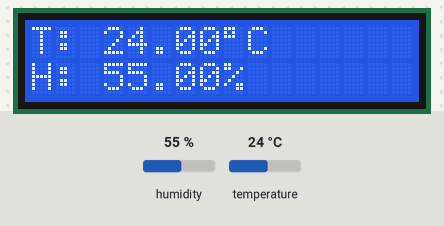
Bench run of a sketch on a simulated Arduino Uno, built with avr-gcc and run on an emulated ATmega328P. On the bench: 16×2 character LCD. The test bench sets the inputs (shaded band); at power-on: humidity 55 %, temperature 24 °C.

Above: at 2.2 s.
2.3 s: humidity set to 22 %
At 3.9 s:
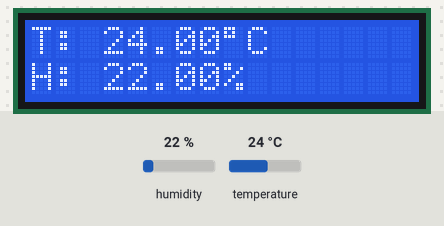
5.0 s: temperature set to 12 °C
At 6.5 s:
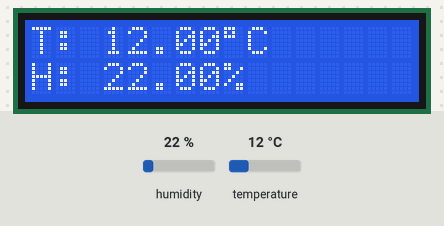
7.7 s: humidity set to 40 %
At 10.4 s:
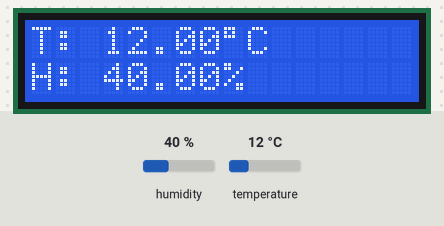
10.7 s: temperature set to 19 °C
At 11.9 s:
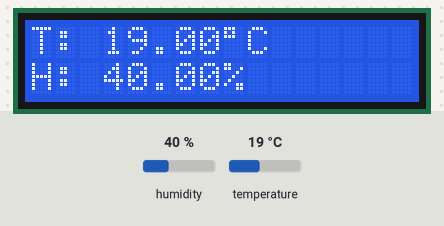
Timing chart, 0 to 13.7 s (numbered marks = the images above; inputs shaded):
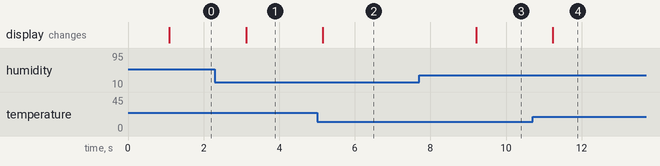

The sketch:

Exp05.ino
```cpp
#include <dht.h>
#include <LiquidCrystal.h>

dht DHT;

#define dataPin 2

LiquidCrystal lcd(8, 9, 4, 5, 6, 7);

void setup()
{
    lcd.begin(16, 2);
    lcd.setCursor(0, 0);
    lcd.print("Initializing...");
    delay(1000);
}

void loop()
{
    int readData = DHT.read11(dataPin);

    if (readData == DHTLIB_OK)
    {
        float temperature = DHT.temperature;
        float humidity = DHT.humidity;

        lcd.clear();
        lcd.setCursor(0, 0);
        lcd.print("T: ");
        lcd.print(temperature);
        lcd.print((char)223);
        lcd.print("C");

        lcd.setCursor(0, 1);
        lcd.print("H: ");
        lcd.print(humidity);
        lcd.print("%");
    }
    else
    {
        lcd.clear();
        lcd.setCursor(0, 0);
        lcd.print("Read Error");
    }

    delay(2000);
}
```

Measured:
- after the input at 2.3 s, the display: changes after 0.82 s (image 1)
- after the input at 5.0 s, the display: changes after 0.15 s (image 2)
- after the input at 7.7 s, the display: changes after 1.5 s (image 3)
- after the input at 10.7 s, the display: changes after 0.54 s (image 4)
